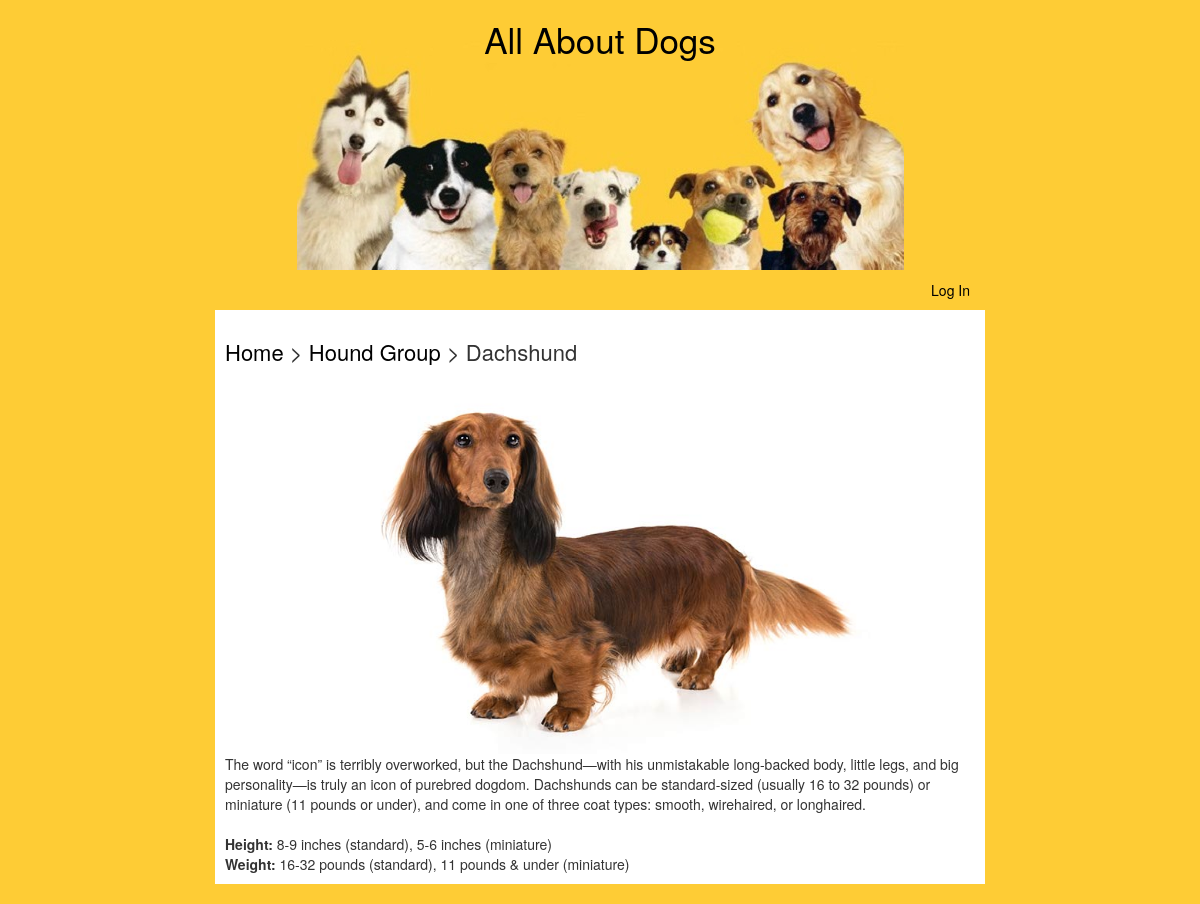
The app's page /groups/1/breeds/1/ with its own data.
### models.py (models this page shows, shortened)
class Group(Base):
    __tablename__ = 'group'
    id = Column(Integer, primary_key=True)
    name = Column(String(25), nullable=False)
    description = Column(String(1000))
    picture = Column(String(250))

class Breed(Base):
    __tablename__ = 'breed'
    id = Column(Integer, primary_key=True)
    name = Column(String(50), nullable=False)
    description = Column(String(1000))
    height = Column(String(100))
    weight = Column(String(100))
    picture = Column(String(250))
    group_id = Column(Integer, ForeignKey('group.id'))
    group = relationship(Group)
    user_id = Column(Integer, ForeignKey('user.id'))
    user = relationship(User)

### views.py (the view)
@app.route('/groups/<int:group_id>/breeds/<int:breed_id>/')
def showBreedInfo(group_id, breed_id):
    if 'user_id' in login_session:
        user = login_session['user_id']
    else:
        user = ''
    group = session.query(Group).filter_by(id=group_id).one()
    breed = session.query(Breed).filter_by(id=breed_id).one()
    return render_template('breedInfo.html',
                           breed=breed, group=group, user_id=user)

### templates/breedInfo.html (shortened to what this page needs)
{% extends "main.html" %}
{% block content %}
	<div>
		<h2>
			<a href="{{url_for('showGroups')}}">Home</a> >
			<a href="{{url_for('showGroupBreeds', group_id=group.id)}}">{{group.name}} Group</a> >
			{{breed.name}}
		</h2>
	</div>
	{% if breed.picture %}
		<div class="center"><img class="breed-pic" src="{{url_for('static', filename=breed.picture)}}" alt="{{breed.name}}"></div>
	{% endif %}
	<div>{{breed.description}}</div>
	<br/>
	<div><strong>Height:</strong> {{breed.height}}</div>
	<div><strong>Weight:</strong> {{breed.weight}}</div>
{% endblock %}

### static/styles.css (style rules this page uses)
body { background-color: #FECC35; }
h2 { font-size: 22px; margin-bottom: 15px; }
a { color: black; }
.breed-pic { max-width: 75%; }
.center { text-align: center; }

### records on screen
Group: name "Hound"
Breed: name "Dachshund", picture (picture), description "The word “icon” is terribly overworked, but the Dachshund—with his unmistakable long-backed body, little legs, and big personality—is truly an icon of purebred dogdom. Dachshunds can be standard-sized (usually 16 to 32 pounds) or miniature (11 pounds or under), and come in one of three coat types: smooth, wirehaired, or longhaired.", height "8-9 inches (standard), 5-6 inches (miniature)", weight "16-32 pounds (standard), 11 pounds & under (miniature)"
